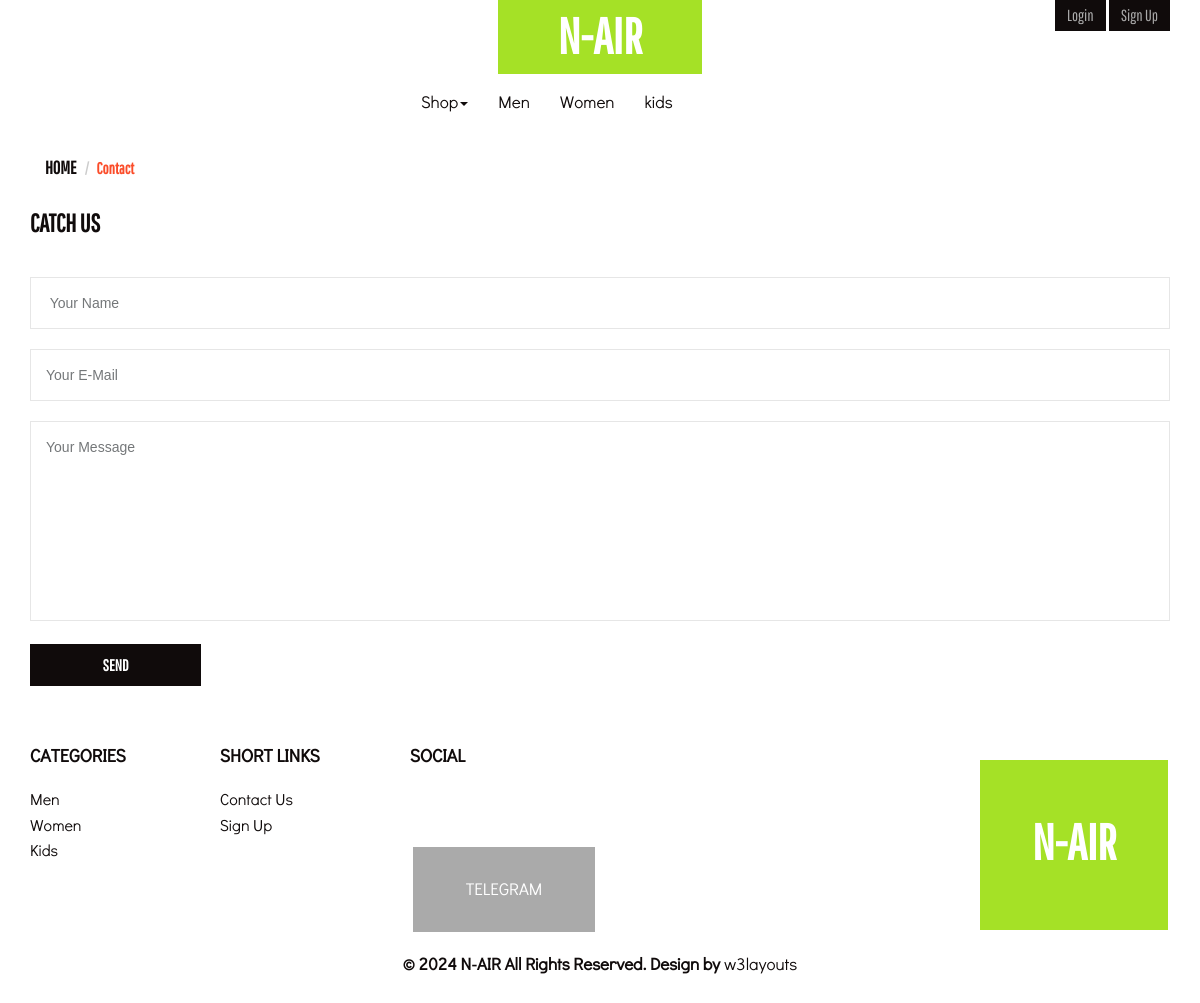
Page /contact/ on the committed database.
### first_n_air/models.py (models this page shows, shortened)
class Category(models.Model):
    name = models.CharField(max_length=255)
    slug = models.SlugField(unique=True, blank=True)
    image = models.ImageField()

### first_n_air/views.py (the view, shortened to what this page needs)
# urls.py: path('contact/', views.contact, name='contact'),
def contact(request):
    ctg = Category.objects.all()
    form = ContactForm()
    ctx = {
        'ctg': ctg,
        'form': form  # Xatolarni ko'rsatish uchun formani kontekstga qo'shish kerak
    }
    return render(request, 'blog/contact.html', ctx)

### first_n_air/forms.py
class ContactForm(forms.ModelForm):
    class Meta:
        model = ContactUS
        fields = '__all__'
        exclude = ['password', 'Lastname', 'phone']

### templates/blog/contact.html (shortened to what this page needs)
{% extends 'base.html' %}
{% block content %}
<body>
    <div class="head-bread">
        <div class="container">
            <ol class="breadcrumb">
                <li><a href="{% url 'home' %}">Home</a></li>
                <li class="active">Contact</li>
            </ol>
        </div>
    </div>
    <div class="contact">
        <div class="container">
            <h3>Catch us</h3>
            <div class="contact-content">
                <form method="post" action="/contact/">
                    <input type="text" id="contact-name" name="name" class="textbox" value=" Your Name" onfocus="this.value = '';" onblur="if (this.value == '') {this.value = 'Your Name';}"><br>
                    <input type="text" id="contact-email" name="email" class="textbox" value="Your E-Mail" onfocus="this.value = '';" onblur="if (this.value == '') {this.value = 'Your E-Mail';}"><br>
                    <div>
                        <textarea id="contact-massege" name="massege" onfocus="this.value = '';" onblur="if (this.value == '') {this.value = 'Your Message';}">Your Message</textarea></br>
                    </div>
                    <div class="submit">
                        <input class="btn btn-default cont-btn" type="submit" value="SEND " />
                    </div>
                </form>
            </div>
        </div>
    </div>
</body>
{% endblock content %}

### templates/base.html (shortened to what this page needs)
<!DOCTYPE html>
{% load static %}
<html lang="en">
<head>
    <link href="{% static 'css/bootstrap.min.css' %}" rel="stylesheet" type="text/css">
    <link href="{% static 'css/style.css' %}" rel="stylesheet" type="text/css"/>
</head>
<body>
    <div class="header">
        <div class="container">
            <div class="header-top">
                <div class="logo">
                    <a href="{% url 'home' %}">N-AIR</a>
                </div>
                <div class="login-bars">
                    {% if user.is_authenticated %}
                        <form method="post" action="{% url 'logout' %}" style="display: inline;">
                            {% csrf_token %}
                            <button type="submit" class="btn btn-default log-bar" style="background: none; border: none; padding: 0; cursor: pointer;">
                                Logout
                            </button>
                        </form>
                    {% else %}
                        <a class="btn btn-default log-bar" href="{% url 'login' %}" role="button">Login</a>
                        <a class="btn btn-default log-bar" href="{% url 'register' %}" role="button">Sign Up</a>
                    {% endif %}
                </div>
            </div>
            <div class="header-bottom">
                <div class="content white">
                    <nav class="navbar navbar-default nav-menu" role="navigation">
                        <div class="collapse navbar-collapse collapse-pdng" id="bs-example-navbar-collapse-1">
                            <ul class="nav navbar-nav nav-font">
                                <li class="dropdown">
                                    <a href="#" class="dropdown-toggle" data-toggle="dropdown">Shop<b class="caret"></b></a>
                                </li>
                                {% for i in ctg %}
                                <li><a href="{% url 'products' slug=i.slug %}">{{ i.name }}</a></li>
                                {% endfor %}
                                <div class="clearfix"></div>
                            </ul>
                            <div class="clearfix"></div>
                        </div>
                    </nav>
                </div>
            </div>
        </div>
    </div>
    {% block content %}
    {% endblock content %}
    <div class="footer-grid">
        <div class="container">
            <div class="col-md-2 re-ft-grd">
                <h3>Categories</h3>
                {% for i in ctg %}
                <ul class="categories">
                    <li><a href="{% url 'products' slug=i.slug %}">{{ i.name }}</a></li>
                </ul>
                {% endfor %}
            </div>
            <div class="col-md-2 re-ft-grd">
                <h3>Short links</h3>
                <ul class="shot-links">
                    <li><a href="{% url 'contact' %}">Contact us</a></li>
                    <li><a href="{% url 'register' %}">Sign Up</a></li>
                </ul>
            </div>
            <div class="col-md-6 re-ft-grd">
                <h3>Social</h3>
                <ul class="social">
                    <li><a href="https://t.me/robocontest_javob" class="gpls">Telegram</a></li>
                    <div class="clearfix"></div>
                </ul>
            </div>
            <div class="col-md-2 re-ft-grd">
                <div class="bt-logo">
                    <div class="logo">
                        <a href="{% url 'home' %}" class="ft-log">N-AIR</a>
                    </div>
                </div>
            </div>
            <div class="clearfix"></div>
        </div>
        <div class="copy-rt">
            <div class="container">
                <p>&copy; 2024 N-AIR All Rights Reserved. Design by <a href="http://www.w3layouts.com">w3layouts</a></p>
            </div>
        </div>
    </div>
</body>
</html>

### static/css/style.css (style rules this page uses)
h4, h5, h6, h1, h2, h3 { margin: 0; }
ul, ol, li { margin: 0; padding: 0; }
p { margin: 0;padding: 0; }
body { margin:0; padding:0; }
.header-top { position: relative; padding: 0; text-align: center; }
.login-bars { position: absolute; top: 0%; right: 0%; }
.logo a,.logo a:hover { font-family: 'Pathway Gothic One'; background-color: #A5E126; text-transform: uppercase; text-decoration: none; padding: 10px 60px; font-weight: bold; font-size: 50px; color: #fff; }
a.log-bar { background-color: #100B0B; color: #aaa; border-radius: 0; border: 0; padding: 4px 12px; font-family: 'Pathway Gothic One'; font-weight: 400; font-size: 16px; text-transform: capitalize; }
* { margin: 0; padding: 0; font-family: 'Didact Gothic'; font-weight: 400; }
.nav-menu { background: transparent; border-radius: 0; border: 0; margin-top: 6px; }
.collapse-pdng { padding: 0px 0px; margin: 0 auto; width: 34%; }
ul.nav-font>li>a { font-size: 17px; color: #100b0b !important; font-family: 'Didact Gothic'; font-weight: 400; }
.footer-grid ul { list-style-type: none; }
.footer-grid { padding: 3em 0; }
.re-ft-grd h3 { font-family: 'Didact Gothic'; font-weight: 700; text-transform: uppercase; font-size: 18px; color: #100b0b; margin-bottom: 20px; text-shadow: none; }
ul.categories li a,ul.shot-links li a { font-family: 'Didact Gothic'; color: #100b0b; font-size: 16px; font-weight: 400; text-transform: capitalize; line-height: 1.6em; }
ul.social li { display: inline; }
.re-ft-grd { padding: 0; }
ul.social li a { padding: 30px 0px; width: 31.9%; float: left; background-color: #AAA; color: #fff; text-align: center; margin: 61px 3px 0px; font-size: 17px; text-transform: uppercase; font-weight: 400; }
.bt-logo { padding-top: 60px; }
a.ft-log, a.ft-log:hover { padding: 52px 52PX 60PX; }
.copy-rt { text-align: center; margin-top: 20px; }
.copy-rt p { font-family: 'Didact Gothic'; color: #100b0b; font-weight: 700; font-size: 17px; }
.copy-rt p a { text-decoration: none; color: #100b0b; }
ol.breadcrumb li a { text-transform: uppercase; font-weight: bold; color: #100B0B; font-family: 'Pathway Gothic One'; font-size: 18px; text-shadow: none; }
.breadcrumb>.active { font-family: 'Pathway Gothic One'; color: #fb4c29; font-weight: 600; font-size: 16px; }
.breadcrumb { background-color: #FFFFFF; }
input.textbox { border: none; border: 1px solid #e6e6e6; margin-top: 20px; width: 100%; padding: 15px; outline: none; font-weight: 100; font-family: sans-serif; color: #747779; }
div textarea { border: none; border: 1px solid #e6e6e6; margin-top: 20px; width: 100%; padding: 15px; font-weight: 100; font-family: sans-serif; color: #747779; resize: none; height: 200px; outline: none; }
.contact h3 { font-family: 'Pathway Gothic One'; text-transform: uppercase; color: #100b0b; font-weight: 600; font-size: 25px; margin-bottom: 20px; }
.cont-btn { background: #100b0b; padding: 10px; font-size: 16px; color: #fff; text-decoration: none; display: block; font-weight: 600; text-align: center; margin:18px 0px; font-family: 'Pathway Gothic One'; text-transform: uppercase; width: 15%; border-radius: 0; border: 0; }

### rows in the picture
Category: name "Men"
Category: name "Women"
Category: name "kids", name "Kids"
